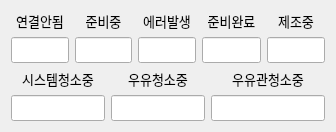
   <widget class="QWidget" name="layoutWidget_2">
    <property name="geometry">
     <rect>
      <x>30</x>
      <y>190</y>
      <width>336</width>
      <height>104</height>
     </rect>
    </property>
    <layout class="QVBoxLayout" name="verticalLayout_2">
     <item>
      <layout class="QGridLayout" name="gridLayout">
       <item row="1" column="5">
        <widget class="QLineEdit" name="LE_MACHINE_STATUS_MAKING">
         <property name="maximumSize">
          <size>
           <width>60</width>
           <height>16777215</height>
          </size>
         </property>
         <property name="font">
          <font>
           <family>함초롬돋움</family>
           <pointsize>10</pointsize>
           <weight>50</weight>
           <italic>false</italic>
           <bold>false</bold>
          </font>
         </property>
         <property name="readOnly">
          <bool>true</bool>
         </property>
        </widget>
       </item>
       <item row="1" column="0">
        <widget class="QLineEdit" name="LE_MACHINE_STATUS_NOT_CONNECTED">
         <property name="maximumSize">
          <size>
           <width>60</width>
           <height>16777215</height>
          </size>
         </property>
         <property name="font">
          <font>
           <family>함초롬돋움</family>
           <pointsize>10</pointsize>
           <weight>50</weight>
           <italic>false</italic>
           <bold>false</bold>
          </font>
         </property>
         <property name="readOnly">
          <bool>true</bool>
         </property>
        </widget>
       </item>
       <item row="0" column="4">
        <widget class="QLabel" name="label_126">
         <property name="maximumSize">
          <size>
           <width>60</width>
           <height>16777215</height>
          </size>
         </property>
         <property name="font">
          <font>
           <family>함초롬돋움</family>
           <pointsize>10</pointsize>
           <weight>50</weight>
           <italic>false</italic>
           <bold>false</bold>
          </font>
         </property>
         <property name="text">
          <string>준비완료</string>
         </property>
         <property name="alignment">
          <set>Qt::AlignCenter</set>
         </property>
        </widget>
       </item>
       <item row="0" column="3">
        <widget class="QLabel" name="label_127">
         <property name="maximumSize">
          <size>
           <width>60</width>
           <height>16777215</height>
          </size>
         </property>
         <property name="font">
          <font>
           <family>함초롬돋움</family>
           <pointsize>10</pointsize>
           <weight>50</weight>
           <italic>false</italic>
           <bold>false</bold>
          </font>
         </property>
         <property name="text">
          <string>에러발생</string>
         </property>
         <property name="alignment">
          <set>Qt::AlignCenter</set>
         </property>
        </widget>
       </item>
       <item row="0" column="1" colspan="2">
        <widget class="QLabel" name="label_125">
         <property name="maximumSize">
          <size>
           <width>60</width>
           <height>16777215</height>
          </size>
         </property>
         <property name="font">
          <font>
           <family>함초롬돋움</family>
           <pointsize>10</pointsize>
           <weight>50</weight>
           <italic>false</italic>
           <bold>false</bold>
          </font>
         </property>
         <property name="text">
          <string>준비중</string>
         </property>
         <property name="alignment">
          <set>Qt::AlignCenter</set>
         </property>
        </widget>
       </item>
       <item row="1" column="3">
        <widget class="QLineEdit" name="LE_MACHINE_STATUS_ERROR_OCCURED">
         <property name="maximumSize">
          <size>
           <width>60</width>
           <height>16777215</height>
          </size>
         </property>
         <property name="font">
          <font>
           <family>함초롬돋움</family>
           <pointsize>10</pointsize>
           <weight>50</weight>
           <italic>false</italic>
           <bold>false</bold>
          </font>
         </property>
         <property name="readOnly">
          <bool>true</bool>
         </property>
        </widget>
       </item>
       <item row="1" column="1" colspan="2">
        <widget class="QLineEdit" name="LE_MACHINE_STATUS_PREPAREING">
         <property name="maximumSize">
          <size>
           <width>60</width>
           <height>16777215</height>
          </size>
         </property>
         <property name="font">
          <font>
           <family>함초롬돋움</family>
           <pointsize>10</pointsize>
           <weight>50</weight>
           <italic>false</italic>
           <bold>false</bold>
          </font>
         </property>
         <property name="readOnly">
          <bool>true</bool>
         </property>
        </widget>
       </item>
       <item row="1" column="4">
        <widget class="QLineEdit" name="LE_MACHINE_STATUS_ON_READY">
         <property name="maximumSize">
          <size>
           <width>60</width>
           <height>16777215</height>
          </size>
         </property>
         <property name="font">
          <font>
           <family>함초롬돋움</family>
           <pointsize>10</pointsize>
           <weight>50</weight>
           <italic>false</italic>
           <bold>false</bold>
          </font>
         </property>
         <property name="readOnly">
          <bool>true</bool>
         </property>
        </widget>
       </item>
       <item row="0" column="5">
        <widget class="QLabel" name="label_128">
         <property name="maximumSize">
          <size>
           <width>60</width>
           <height>16777215</height>
          </size>
         </property>
         <property name="font">
          <font>
           <family>함초롬돋움</family>
           <pointsize>10</pointsize>
           <weight>50</weight>
           <italic>false</italic>
           <bold>false</bold>
          </font>
         </property>
         <property name="text">
          <string>제조중</string>
         </property>
         <property name="alignment">
          <set>Qt::AlignCenter</set>
         </property>
        </widget>
       </item>
       <item row="0" column="0">
        <widget class="QLabel" name="label_124">
         <property name="maximumSize">
          <size>
           <width>60</width>
           <height>16777215</height>
          </size>
         </property>
         <property name="font">
          <font>
           <family>함초롬돋움</family>
           <pointsize>10</pointsize>
           <weight>50</weight>
           <italic>false</italic>
           <bold>false</bold>
          </font>
         </property>
         <property name="text">
          <string>연결안됨</string>
         </property>
         <property name="alignment">
          <set>Qt::AlignCenter</set>
         </property>
        </widget>
       </item>
      </layout>
     </item>
     <item>
      <layout class="QGridLayout" name="gridLayout_2">
       <item row="0" column="0">
        <widget class="QLabel" name="label_129">
         <property name="maximumSize">
          <size>
           <width>100</width>
           <height>16777215</height>
          </size>
         </property>
         <property name="font">
          <font>
           <family>함초롬돋움</family>
           <pointsize>10</pointsize>
           <weight>50</weight>
           <italic>false</italic>
           <bold>false</bold>
          </font>
         </property>
         <property name="text">
          <string>시스템청소중</string>
         </property>
         <property name="alignment">
          <set>Qt::AlignCenter</set>
         </property>
        </widget>
       </item>
       <item row="0" column="1">
        <widget class="QLabel" name="label_130">
         <property name="maximumSize">
          <size>
           <width>100</width>
           <height>16777215</height>
          </size>
         </property>
         <property name="font">
          <font>
           <family>함초롬돋움</family>
           <pointsize>10</pointsize>
           <weight>50</weight>
           <italic>false</italic>
           <bold>false</bold>
          </font>
         </property>
         <property name="text">
          <string>우유청소중</string>
         </property>
         <property name="alignment">
          <set>Qt::AlignCenter</set>
         </property>
        </widget>
       </item>
       <item row="0" column="2">
        <widget class="QLabel" name="label_131">
         <property name="maximumSize">
          <size>
           <width>120</width>
           <height>16777215</height>
          </size>
         </property>
         <property name="font">
          <font>
           <family>함초롬돋움</family>
           <pointsize>10</pointsize>
           <weight>50</weight>
           <italic>false</italic>
           <bold>false</bold>
          </font>
         </property>
         <property name="text">
          <string>우유관청소중</string>
         </property>
         <property name="alignment">
          <set>Qt::AlignCenter</set>
         </property>
        </widget>
       </item>
       <item row="1" column="0">
        <widget class="QLineEdit" name="LE_MACHINE_STATUS_SYS_CLEANING">
         <property name="maximumSize">
          <size>
           <width>100</width>
           <height>16777215</height>
          </size>
         </property>
         <property name="font">
          <font>
           <family>함초롬돋움</family>
           <pointsize>10</pointsize>
           <weight>50</weight>
           <italic>false</italic>
           <bold>false</bold>
          </font>
         </property>
         <property name="readOnly">
          <bool>true</bool>
         </property>
        </widget>
       </item>
       <item row="1" column="1">
        <widget class="QLineEdit" name="LE_MACHINE_STATUS_MILK_CLEANING">
         <property name="maximumSize">
          <size>
           <width>100</width>
           <height>16777215</height>
          </size>
         </property>
         <property name="font">
          <font>
           <family>함초롬돋움</family>
           <pointsize>10</pointsize>
           <weight>50</weight>
           <italic>false</italic>
           <bold>false</bold>
          </font>
         </property>
         <property name="readOnly">
          <bool>true</bool>
         </property>
        </widget>
       </item>
       <item row="1" column="2">
        <widget class="QLineEdit" name="LE_MACHINE_STATUS_MILK_REPLACING">
         <property name="maximumSize">
          <size>
           <width>120</width>
           <height>16777215</height>
          </size>
         </property>
         <property name="font">
          <font>
           <family>함초롬돋움</family>
           <pointsize>10</pointsize>
           <weight>50</weight>
           <italic>false</italic>
           <bold>false</bold>
          </font>
         </property>
         <property name="readOnly">
          <bool>true</bool>
         </property>
        </widget>
       </item>
      </layout>
     </item>
    </layout>
   </widget>
